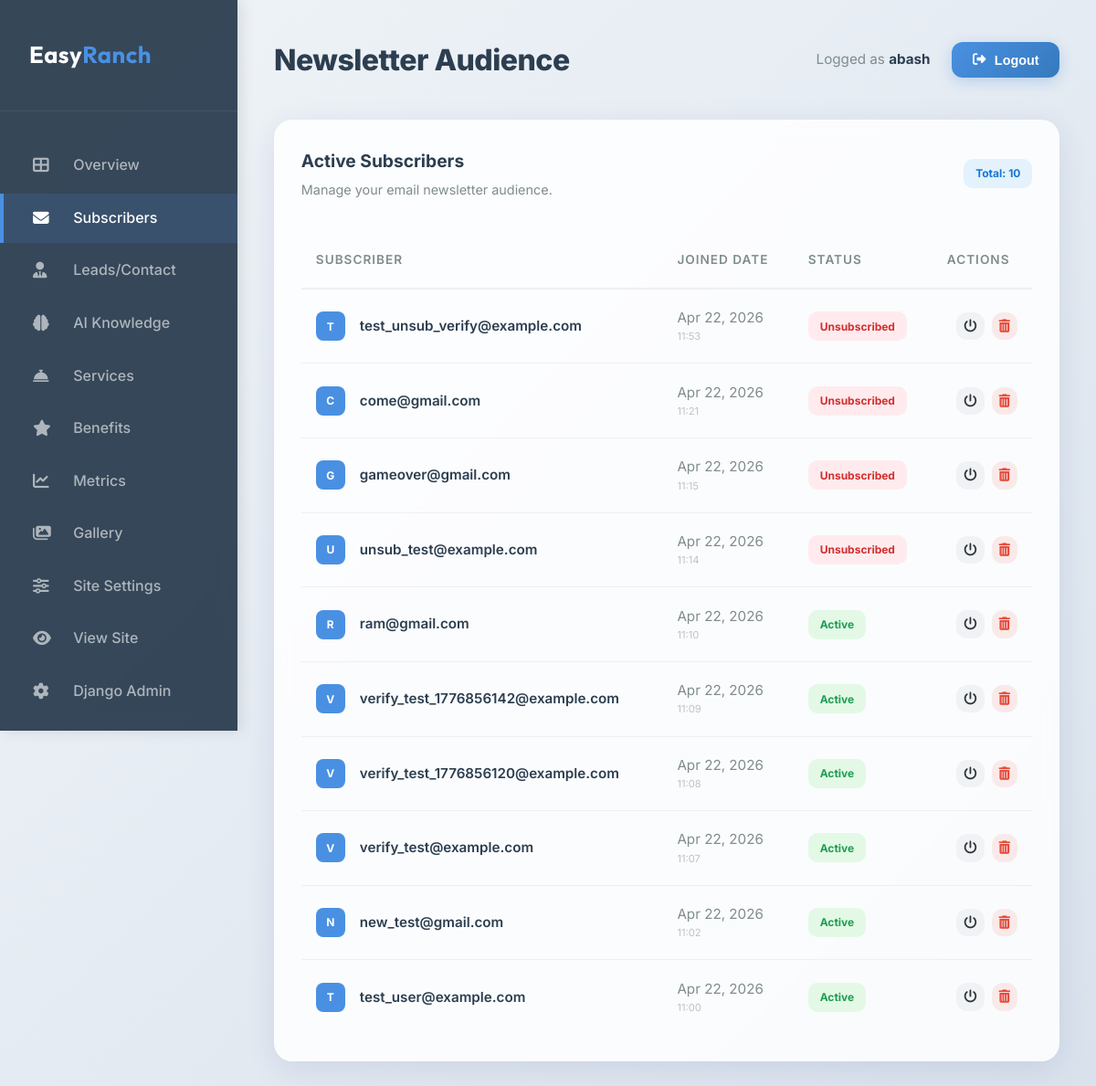
/dashboard/subscribers/ (signed in), run on an earlier commit of the app's database.
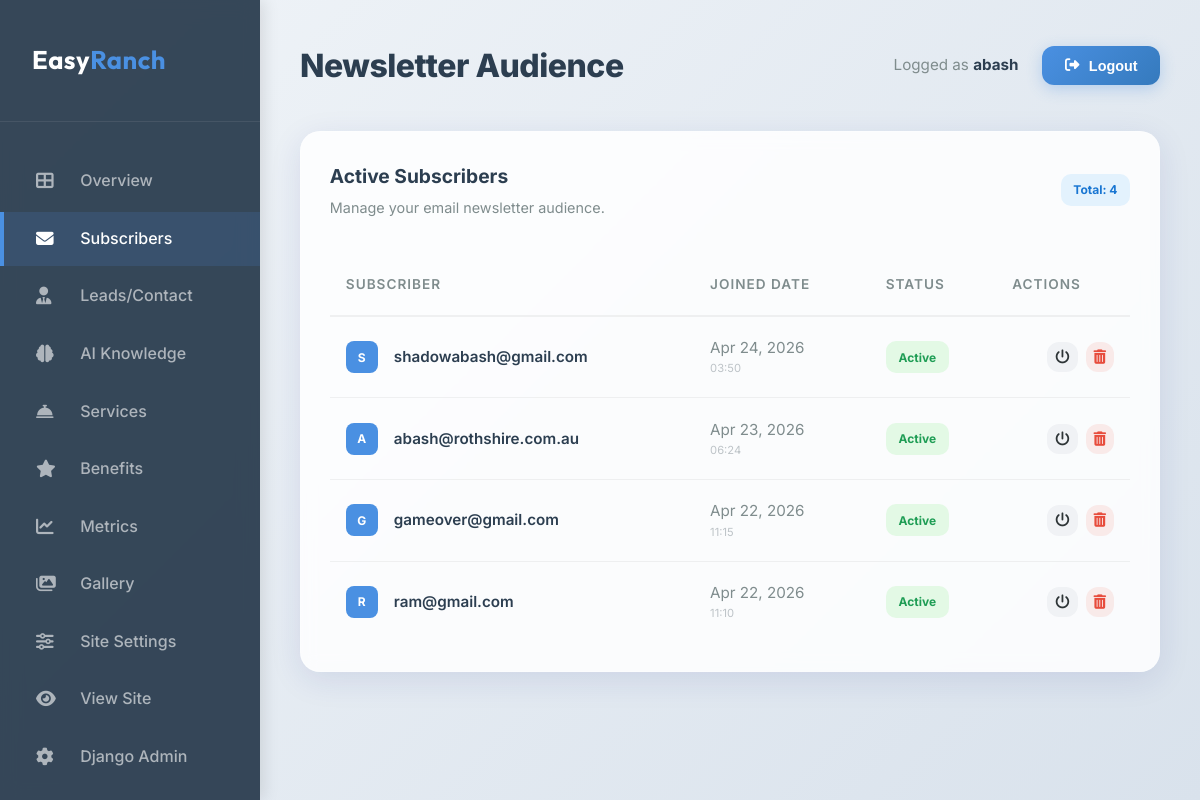
And on a later commit of the database.
### core/models.py (models this page shows, shortened)
class NewsletterSubscriber(models.Model):
    email = models.EmailField(unique=True)
    created_at = models.DateTimeField(auto_now_add=True)
    is_active = models.BooleanField(default=True)

### core/views_dashboard.py (the view)
# urls.py: path('dashboard/subscribers/', views_dashboard.DashboardSubscriberListView.as_view(), name='dashboard_subscribers'),
class DashboardSubscriberListView(StaffRequiredMixin, ListView):
    model = NewsletterSubscriber
    template_name = 'dashboard/subscribers.html'
    context_object_name = 'items'
    paginate_by = 20
    ordering = ['-created_at']

### core/views_dashboard.py (called while the page is built)
    @method_decorator(staff_member_required(login_url='admin:login'))
    def dispatch(self, *args, **kwargs):
        return super().dispatch(*args, **kwargs)

### templates/dashboard/subscribers.html (shortened to what this page needs)
{% extends 'dashboard/base.html' %}
{% block page_title %}Newsletter Audience{% endblock %}
{% block content %}
<div class="db-card">
    <div class="db-section-head">
        <div>
            <h3 class="db-section-title">Active Subscribers</h3>
            <p class="db-section-subtitle">Manage your email newsletter audience.</p>
        </div>
        <div class="db-section-actions">
            <span class="badge badge-info">Total: {{ page_obj.paginator.count }}</span>
        </div>
    </div>
    <div style="overflow-x: auto;">
        <table class="db-table">
            <thead>
                <tr>
                    <th>Subscriber</th>
                    <th>Joined Date</th>
                    <th>Status</th>
                    <th class="db-text-right">Actions</th>
                </tr>
            </thead>
            <tbody>
                {% for sub in items %}
                <tr>
                    <td>
                        <div style="display: flex; align-items: center; gap: 1rem;">
                            <div style="background: var(--db-primary); color: white; width: 32px; height: 32px; border-radius: 8px; display: flex; align-items: center; justify-content: center; font-weight: 700; font-size: 0.75rem;">
                                {{ sub.email.0|upper }}
                            </div>
                            <span style="font-weight: 600;">{{ sub.email }}</span>
                        </div>
                    </td>
                    <td><span style="color: var(--db-text-muted);">{{ sub.created_at|date:"M d, Y" }}</span> <small style="display: block; font-size: 0.7rem; color: #bdc3c7;">{{ sub.created_at|time:"H:i" }}</small></td>
                    <td>
                        {% if sub.is_active %}
                        <span class="badge badge-success">Active</span>
                        {% else %}
                        <span class="badge badge-danger">Unsubscribed</span>
                        {% endif %}
                    </td>
                    <td class="db-text-right">
                        <div class="db-action-group">
                            <form action="{% url 'dashboard_subscriber_toggle' sub.id %}" method="post" style="display: inline;">
                                <button type="submit" class="db-btn db-btn-icon db-btn-neutral" title="Toggle Status">
                                    <i class="fas fa-power-off"></i>
                                </button>
                            </form>
                            <form action="{% url 'dashboard_subscriber_delete' sub.id %}" method="post" style="display: inline;" onsubmit="return confirm('Delete this subscriber permanently?');">
                                <button type="submit" class="db-btn db-btn-icon db-btn-danger-soft" title="Delete Permanently">
                                    <i class="fas fa-trash-alt"></i>
                                </button>
                            </form>
                        </div>
                    </td>
                </tr>
                {% endfor %}
            </tbody>
        </table>
    </div>
</div>
{% endblock %}

What changed in the data, as far as the page shows it:
removed NewsletterSubscriber: email.0 "T", email "test_unsub_verify@example.com", created_at "Apr 22, 2026", created_at "11:53", is_active "Unsubscribed"
removed NewsletterSubscriber: email.0 "C", email "come@gmail.com", created_at "Apr 22, 2026", created_at "11:21", is_active "Unsubscribed"
removed NewsletterSubscriber: email.0 "U", email "unsub_test@example.com", created_at "Apr 22, 2026", created_at "11:14", is_active "Unsubscribed"
removed NewsletterSubscriber: email.0 "V", email "verify_test_1776856142@example.com", created_at "Apr 22, 2026", created_at "11:09", is_active "Active"
removed NewsletterSubscriber: email.0 "V", email "verify_test_1776856120@example.com", created_at "Apr 22, 2026", created_at "11:08", is_active "Active"
removed NewsletterSubscriber: email.0 "V", email "verify_test@example.com", created_at "Apr 22, 2026", created_at "11:07", is_active "Active"
removed NewsletterSubscriber: email.0 "N", email "new_test@gmail.com", created_at "Apr 22, 2026", created_at "11:02", is_active "Active"
removed NewsletterSubscriber: email.0 "T", email "test_user@example.com", created_at "Apr 22, 2026", created_at "11:00", is_active "Active"
added NewsletterSubscriber: email.0 "S", email "shadowabash@gmail.com", created_at "Apr 24, 2026", created_at "03:50", is_active "Active"
added NewsletterSubscriber: email.0 "A", email "abash@rothshire.com.au", created_at "Apr 23, 2026", created_at "06:24", is_active "Active"
changed NewsletterSubscriber "gameover@gmail.com": is_active "Unsubscribed" → "Active"
Also different on the page:
{{ page_obj.paginator.count }}: "10" → "4"
